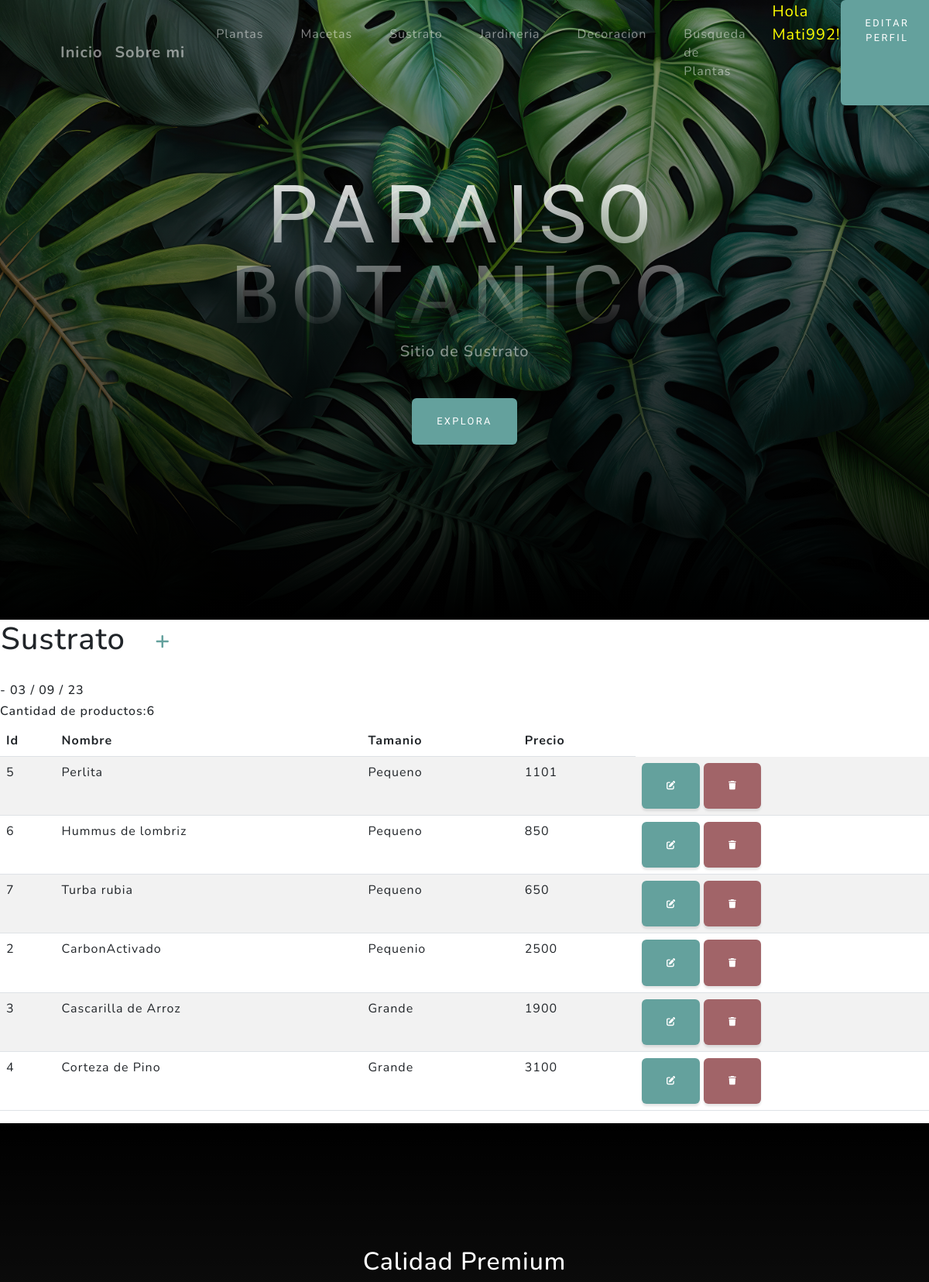
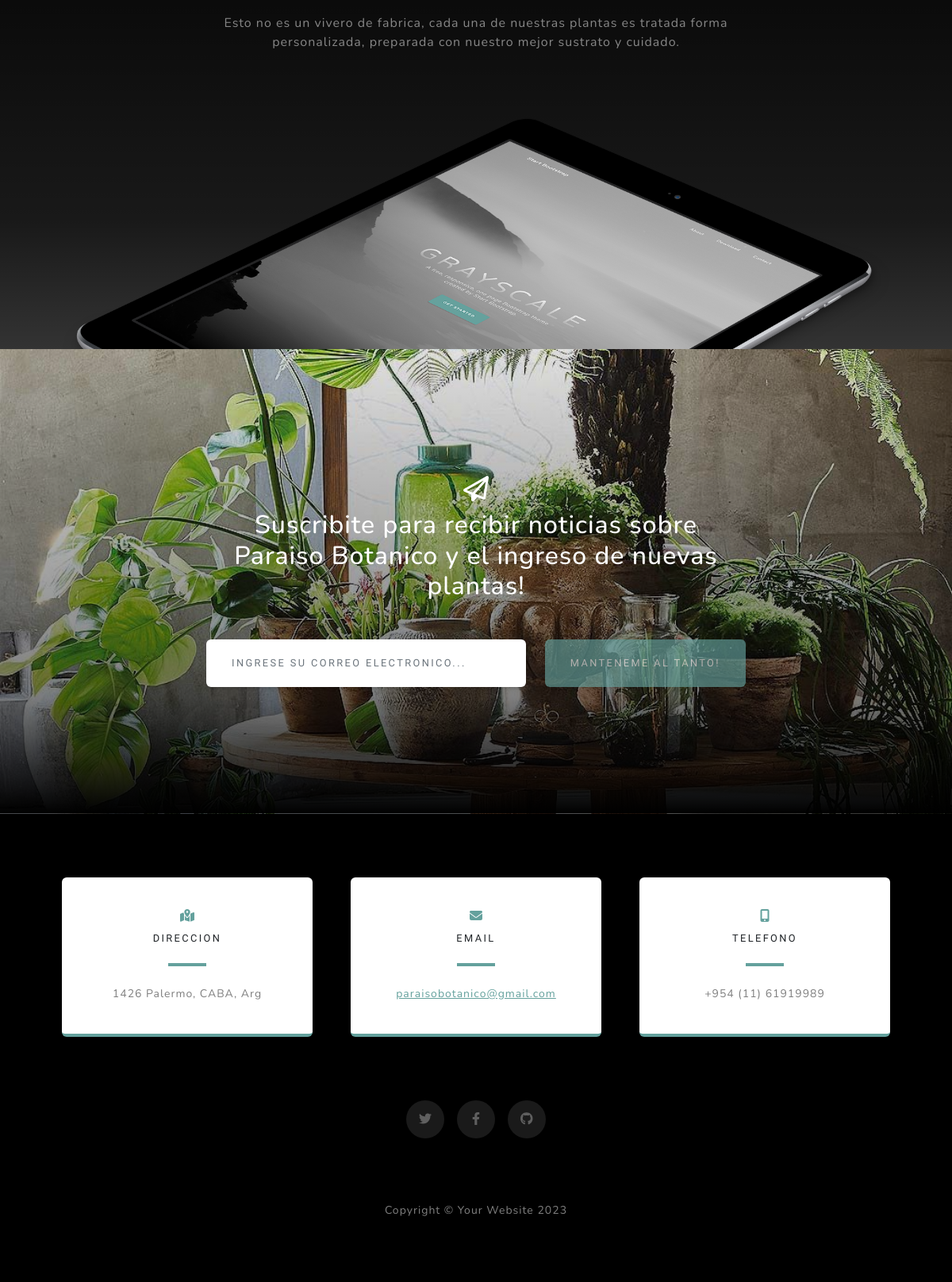
The page /substratum/ (signed in) on the database its author committed (2 pictures, top to bottom).
### aplicacion/models.py (models this page shows, shortened)
class Sustrato(models.Model):
    nombre = models.CharField(max_length=50, blank=False)
    tamanio = models.CharField(max_length=50, blank=False)
    precio = models.IntegerField()
    class Meta:
        verbose_name = "Sustrato"
        verbose_name_plural = "Sustratos"
        ordering = ['-tamanio']

### aplicacion/views.py (the view)
# urls.py: path('substratum/', SustratoList.as_view(), name="substrat"),
class SustratoList (LoginRequiredMixin, ListView):
    model = Sustrato

### aplicacion/templates/aplicacion/sustrato_list.html
{% extends 'aplicacion/base.html' %}
{% load  %}
{% block titulo %}
Sitio de Sustrato
{% endblock titulo %}
{% block contenido %}
<table>
    <tr>
        <td width="200"><h1>Sustrato</h1></td>
        <td>
            <a
            href="{% url 'create_substrat' %}"
            class= "btn-primary btn-sm"
            ><i class="fa fa-plus fa-lg" title="New Record"> </i>
            </a>
        </td>
    </tr>
</table>
<br>
 <table class="table table-striped">
        <thead>
        <tr>
            <th>Id</th>
            <th>Nombre</th>
            <th>Tamanio</th>
            <th>Precio</th>
        </tr>
    </thead>
    <body>
        <h6>{{Titel|capfirst}} - {% now 'd / m / y' %}</h6>
        <h6>Cantidad de productos:{{sustrato_list|length}}</h6>
         {% for s in sustrato_list   %}
        <tr>
            <td>{{s.id}}</td>
            <td>{{s.nombre}}</td>
            <td>{{s.tamanio}}</td>
            <td>{{s.precio}}</td>
        <td>
            <a
              href="{% url 'update_substrat' s.id %}"
              class="btn btn-primary"
              style="--bs-btn-padding-y: .25rem; --bs-btn-padding-x: .5rem; --bs-btn-font-size: .75rem;"
            ><i class="fa fa-edit fa-sm" title="Edit Record"></i>     {% comment %}Edit es un lapicito {% endcomment %}
            </a>
            <a
              href=" {% url 'delete_substrat' s.id %}"
              class="btn btn-danger"
              style="--bs-btn-padding-y: .25rem; --bs-btn-padding-x: .5rem; --bs-btn-font-size: .75rem;"
              ><i class="fa fa-trash fa-sm" title="Delete Record"></i> {% comment %}trash es una absura {% endcomment %}
            </a>
          </td>
        </tr>
    {% endfor %}
        </body>
    </table>
        {% endblock contenido %}

### aplicacion/templates/aplicacion/base.html (shortened to what this page needs)
<!DOCTYPE html>
<html lang="en">
    <head>
        {% load static %}
        <link href="{% static 'aplicacion/css/styles.css' %}"  rel="stylesheet" />
    </head>
    <body id="page-top">
        <nav class="navbar navbar-expand-lg navbar-light fixed-top" id="mainNav">
            <div class="container px-4 px-lg-5">
                <a class="navbar-brand" href="/">Inicio</a>
                <a class="navbar-brand" href="{% url 'uebermich' %}">Sobre mi</a>
                <div class="collapse navbar-collapse" id="navbarResponsive">
                    <ul class="navbar-nav ms-auto">
                        {% if user.is_authenticated %}
                        <li class="nav-item"><a class="nav-link" href="{% url 'pflanzen' %}">Plantas</a></li>
                        <li class="nav-item"><a class="nav-link" href="{% url 'blumentoepfe' %}">Macetas</a></li>
                        <li class="nav-item"><a class="nav-link" href="{% url 'substrat' %}">Sustrato</a></li>
                        <li class="nav-item"><a class="nav-link" href="{% url 'garten' %}">Jardineria</a></li>
                        <li class="nav-item"><a class="nav-link" href="{% url 'dekoration' %}">Decoracion</a></li>
                        <li class="nav-item"><a class="nav-link" href="{% url 'suchen_gattung' %}">Busqueda de Plantas</a></li>
                        <p style="color:yellow; font-size: 20px;margin-left: 10px;">Hola {{user.username}}!</p>
                        <a class="btn btn-primary" href="{% url 'editar_perfil' %}">Editar Perfil</a>
                    {% else %}
                        <a class="btn btn-success" href="{% url 'registro' %}">Registro</a>
                        <a class="btn btn-primary" href="{% url 'login' %}">Login</a>
                    {% endif %}
                    </ul>
                </div>
            </div>
        </nav>
        <header class="masthead">
            <div class="container px-4 px-lg-5 d-flex h-100 align-items-center justify-content-center">
                <div class="d-flex justify-content-center">
                    <div class="text-center">
                        <h1 class="mx-auto my-0 text-uppercase">Paraiso Botanico</h1>
                        <h2 class="text-white-50 mx-auto mt-2 mb-5">
                            {% block titulo %}
                            {% endblock titulo%}
                        </h2>
                        <a class="btn btn-primary" href="#about">Explora</a>
                    </div>
                </div>
            </div>
        </header>
        {% block contenido %}
        {% endblock contenido %}
        <section class="about-section text-center" id="about">
            <div class="container px-4 px-lg-5">
                <div class="row gx-4 gx-lg-5 justify-content-center">
                    <div class="col-lg-8">
                        <h2 class="text-white mb-4">Calidad Premium</h2>
                        <p class="text-white-50">
                            Esto no es un vivero de fabrica, cada una de nuestras plantas es tratada forma personalizada, preparada con nuestro mejor sustrato y cuidado.
                        </p>
                    </div>
                </div>
                <img class="img-fluid" src="assets/img/ipad.png" alt="..." />
            </div>
        </section>
        <section class="signup-section" id="signup">
            <div class="container px-4 px-lg-5">
                <div class="row gx-4 gx-lg-5">
                    <div class="col-md-10 col-lg-8 mx-auto text-center">
                        <i class="far fa-paper-plane fa-2x mb-2 text-white"></i>
                        <h2 class="text-white mb-5">Suscribite para recibir noticias sobre Paraiso Botanico y el ingreso de nuevas plantas!</h2>
                        <form class="form-signup" id="contactForm" data-sb-form-api-token="API_TOKEN">
                            <div class="row input-group-newsletter">
                                <div class="col"><input class="form-control" id="emailAddress" type="email" placeholder="Ingrese su correo electronico..." aria-label="Enter email address..." data-sb-validations="required,email" /></div>
                                <div class="col-auto"><button class="btn btn-primary disabled" id="submitButton" type="submit">manteneme al tanto!</button></div>
                            </div>
                        </form>
                    </div>
                </div>
            </div>
        </section>
        <section class="contact-section bg-black">
            <div class="container px-4 px-lg-5">
                <div class="row gx-4 gx-lg-5">
                    <div class="col-md-4 mb-3 mb-md-0">
                        <div class="card py-4 h-100">
                            <div class="card-body text-center">
                                <i class="fas fa-map-marked-alt text-primary mb-2"></i>
                                <h4 class="text-uppercase m-0">Direccion</h4>
                                <hr class="my-4 mx-auto" />
                                <div class="small text-black-50">1426 Palermo, CABA, Arg</div>
                            </div>
                        </div>
                    </div>
                    <div class="col-md-4 mb-3 mb-md-0">
                        <div class="card py-4 h-100">
                            <div class="card-body text-center">
                                <i class="fas fa-envelope text-primary mb-2"></i>
                                <h4 class="text-uppercase m-0">Email</h4>
                                <hr class="my-4 mx-auto" />
                                <div class="small text-black-50"><a href="#!">paraisobotanico@gmail.com</a></div>
                            </div>
                        </div>
                    </div>
                    <div class="col-md-4 mb-3 mb-md-0">
                        <div class="card py-4 h-100">
                            <div class="card-body text-center">
                                <i class="fas fa-mobile-alt text-primary mb-2"></i>
                                <h4 class="text-uppercase m-0">Telefono</h4>
                                <hr class="my-4 mx-auto" />
                                <div class="small text-black-50">+954 (11) 61919989</div>
                            </div>
                        </div>
                    </div>
                </div>
                <div class="social d-flex justify-content-center">
                    <a class="mx-2" href="https://twitter.com/Mattyy992"><i class="fab fa-twitter"></i></a>
                    <a class="mx-2" href="https://es-la.facebook.com/"><i class="fab fa-facebook-f"></i></a>
                    <a class="mx-2" href="https://github.com/Klemen992"><i class="fab fa-github"></i></a>
                </div>
            </div>
        </section>
        <footer class="footer bg-black small text-center text-white-50"><div class="container px-4 px-lg-5">Copyright &copy; Your Website 2023</div></footer>
    </body>
</html>

### rows shown on the page
Sustrato: id "5", nombre "Perlita", tamanio "Pequeno", precio "1101"
Sustrato: id "6", nombre "Hummus de lombriz", tamanio "Pequeno", precio "850"
Sustrato: id "7", nombre "Turba rubia", tamanio "Pequeno", precio "650"
Sustrato: id "2", nombre "CarbonActivado", tamanio "Pequenio", precio "2500"
Sustrato: id "3", nombre "Cascarilla de Arroz", tamanio "Grande", precio "1900"
Sustrato: id "4", nombre "Corteza de Pino", tamanio "Grande", precio "3100"

### other values the page prints
{{ user.username }} "Mati992"
{{ sustrato_list|length }} "6"
